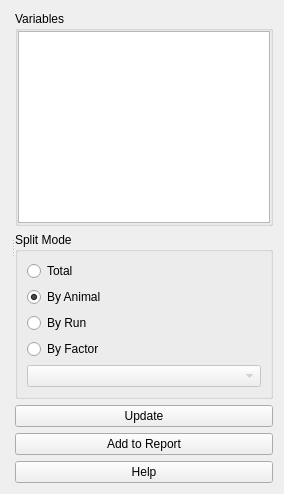
<?xml version="1.0" encoding="UTF-8"?>
<ui version="4.0">
 <author>Anton Rau</author>
 <class>TsneWidget</class>
 <widget class="QWidget" name="TsneWidget">
  <layout class="QVBoxLayout" name="verticalLayout">
   <item>
    <widget class="QSplitter" name="splitter">
     <property name="orientation">
      <enum>Qt::Orientation::Horizontal</enum>
     </property>
     <widget class="MplCanvas" name="canvas" native="true">
      <property name="sizePolicy">
       <sizepolicy hsizetype="Expanding" vsizetype="Expanding">
        <horstretch>1</horstretch>
        <verstretch>0</verstretch>
       </sizepolicy>
      </property>
     </widget>
     <widget class="QWidget" name="widgetSettings" native="true">
      <layout class="QVBoxLayout" name="verticalLayout_2">
       <item>
        <widget class="QGroupBox" name="groupBoxVariables">
         <property name="title">
          <string>Variables</string>
         </property>
         <layout class="QVBoxLayout" name="verticalLayout_4">
          <property name="spacing">
           <number>0</number>
          </property>
          <property name="leftMargin">
           <number>0</number>
          </property>
          <property name="topMargin">
           <number>0</number>
          </property>
          <property name="rightMargin">
           <number>0</number>
          </property>
          <property name="bottomMargin">
           <number>0</number>
          </property>
          <item>
           <widget class="VariablesTableWidget" name="tableWidgetVariables"/>
          </item>
         </layout>
        </widget>
       </item>
       <item>
        <widget class="QGroupBox" name="groupBoxSplitMode">
         <property name="title">
          <string>Split Mode</string>
         </property>
         <layout class="QVBoxLayout" name="verticalLayout_7">
          <item>
           <widget class="QRadioButton" name="radioButtonSplitTotal">
            <property name="text">
             <string>Total</string>
            </property>
           </widget>
          </item>
          <item>
           <widget class="QRadioButton" name="radioButtonSplitByAnimal">
            <property name="text">
             <string>By Animal</string>
            </property>
            <property name="checked">
             <bool>true</bool>
            </property>
           </widget>
          </item>
          <item>
           <widget class="QRadioButton" name="radioButtonSplitByRun">
            <property name="text">
             <string>By Run</string>
            </property>
           </widget>
          </item>
          <item>
           <widget class="QRadioButton" name="radioButtonSplitByFactor">
            <property name="text">
             <string>By Factor</string>
            </property>
           </widget>
          </item>
          <item>
           <widget class="FactorSelector" name="factorSelector">
            <property name="enabled">
             <bool>false</bool>
            </property>
           </widget>
          </item>
         </layout>
        </widget>
       </item>
       <item>
        <widget class="QPushButton" name="pushButtonUpdate">
         <property name="text">
          <string>Update</string>
         </property>
        </widget>
       </item>
       <item>
        <widget class="QPushButton" name="pushButtonAddReport">
         <property name="text">
          <string>Add to Report</string>
         </property>
        </widget>
       </item>
       <item>
        <widget class="QPushButton" name="pushButtonHelp">
         <property name="text">
          <string>Help</string>
         </property>
         <property name="icon">
          <iconset resource="../../../../resources/resources.qrc">
           <normaloff>:/icons/icons8-help-16.png</normaloff>:/icons/icons8-help-16.png</iconset>
         </property>
        </widget>
       </item>
      </layout>
     </widget>
    </widget>
   </item>
  </layout>
 </widget>
 <customwidgets>
  <customwidget>
   <class>FactorSelector</class>
   <extends>QComboBox</extends>
   <header>tse_analytics.views.misc.factor_selector</header>
  </customwidget>
  <customwidget>
   <class>VariablesTableWidget</class>
   <extends>QTableWidget</extends>
   <header>tse_analytics.views.misc.variables_table_widget</header>
  </customwidget>
  <customwidget>
   <class>MplCanvas</class>
   <extends>QWidget</extends>
   <header>tse_analytics.views.misc.MplCanvas</header>
   <container>1</container>
  </customwidget>
 </customwidgets>
 <resources>
  <include location="../../../../resources/resources.qrc"/>
 </resources>
 <connections/>
</ui>
